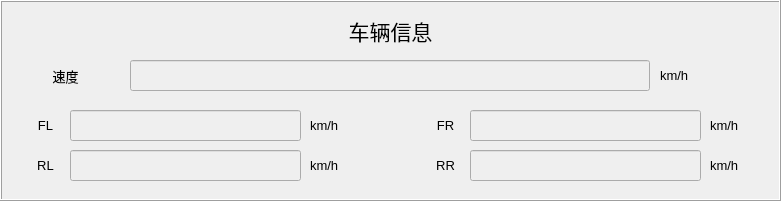
   <widget class="QFrame" name="frame_3">
    <property name="geometry">
     <rect>
      <x>280</x>
      <y>630</y>
      <width>781</width>
      <height>201</height>
     </rect>
    </property>
    <property name="sizePolicy">
     <sizepolicy hsizetype="Fixed" vsizetype="Fixed">
      <horstretch>0</horstretch>
      <verstretch>0</verstretch>
     </sizepolicy>
    </property>
    <property name="frameShape">
     <enum>QFrame::Box</enum>
    </property>
    <property name="frameShadow">
     <enum>QFrame::Raised</enum>
    </property>
    <widget class="QLabel" name="label_41">
     <property name="geometry">
      <rect>
       <x>10</x>
       <y>10</y>
       <width>761</width>
       <height>41</height>
      </rect>
     </property>
     <property name="sizePolicy">
      <sizepolicy hsizetype="Fixed" vsizetype="Fixed">
       <horstretch>0</horstretch>
       <verstretch>0</verstretch>
      </sizepolicy>
     </property>
     <property name="font">
      <font>
       <pointsize>16</pointsize>
       <weight>50</weight>
       <bold>false</bold>
       <kerning>true</kerning>
      </font>
     </property>
     <property name="text">
      <string>车辆信息</string>
     </property>
     <property name="alignment">
      <set>Qt::AlignCenter</set>
     </property>
    </widget>
    <widget class="QLineEdit" name="LineEdit_VehicleSpeed">
     <property name="enabled">
      <bool>false</bool>
     </property>
     <property name="geometry">
      <rect>
       <x>130</x>
       <y>60</y>
       <width>520</width>
       <height>31</height>
      </rect>
     </property>
     <property name="sizePolicy">
      <sizepolicy hsizetype="Fixed" vsizetype="Fixed">
       <horstretch>0</horstretch>
       <verstretch>0</verstretch>
      </sizepolicy>
     </property>
     <property name="font">
      <font>
       <pointsize>10</pointsize>
       <weight>50</weight>
       <bold>false</bold>
       <kerning>true</kerning>
      </font>
     </property>
     <property name="styleSheet">
      <string notr="true">color:rgb(0, 0, 0)</string>
     </property>
    </widget>
    <widget class="QLabel" name="label_43">
     <property name="enabled">
      <bool>true</bool>
     </property>
     <property name="geometry">
      <rect>
       <x>660</x>
       <y>50</y>
       <width>51</width>
       <height>51</height>
      </rect>
     </property>
     <property name="sizePolicy">
      <sizepolicy hsizetype="Fixed" vsizetype="Fixed">
       <horstretch>0</horstretch>
       <verstretch>0</verstretch>
      </sizepolicy>
     </property>
     <property name="font">
      <font>
       <pointsize>10</pointsize>
       <weight>50</weight>
       <bold>false</bold>
       <kerning>true</kerning>
      </font>
     </property>
     <property name="text">
      <string>km/h</string>
     </property>
    </widget>
    <widget class="QLabel" name="label_10">
     <property name="geometry">
      <rect>
       <x>40</x>
       <y>50</y>
       <width>51</width>
       <height>51</height>
      </rect>
     </property>
     <property name="sizePolicy">
      <sizepolicy hsizetype="Fixed" vsizetype="Fixed">
       <horstretch>0</horstretch>
       <verstretch>0</verstretch>
      </sizepolicy>
     </property>
     <property name="font">
      <font>
       <pointsize>10</pointsize>
       <weight>50</weight>
       <bold>false</bold>
       <kerning>true</kerning>
      </font>
     </property>
     <property name="text">
      <string>速度</string>
     </property>
     <property name="alignment">
      <set>Qt::AlignCenter</set>
     </property>
    </widget>
    <widget class="QLabel" name="label_13">
     <property name="geometry">
      <rect>
       <x>310</x>
       <y>110</y>
       <width>51</width>
       <height>31</height>
      </rect>
     </property>
     <property name="sizePolicy">
      <sizepolicy hsizetype="Fixed" vsizetype="Fixed">
       <horstretch>0</horstretch>
       <verstretch>0</verstretch>
      </sizepolicy>
     </property>
     <property name="font">
      <font>
       <pointsize>10</pointsize>
       <weight>50</weight>
       <bold>false</bold>
       <kerning>true</kerning>
      </font>
     </property>
     <property name="text">
      <string>km/h</string>
     </property>
    </widget>
    <widget class="QLineEdit" name="LineEdit_RLSpeed">
     <property name="enabled">
      <bool>false</bool>
     </property>
     <property name="geometry">
      <rect>
       <x>70</x>
       <y>150</y>
       <width>231</width>
       <height>31</height>
      </rect>
     </property>
     <property name="sizePolicy">
      <sizepolicy hsizetype="Fixed" vsizetype="Fixed">
       <horstretch>0</horstretch>
       <verstretch>0</verstretch>
      </sizepolicy>
     </property>
     <property name="maximumSize">
      <size>
       <width>16777215</width>
       <height>16777215</height>
      </size>
     </property>
     <property name="font">
      <font>
       <pointsize>10</pointsize>
       <weight>50</weight>
       <bold>false</bold>
       <kerning>true</kerning>
      </font>
     </property>
     <property name="styleSheet">
      <string notr="true">color:rgb(0, 0, 0)</string>
     </property>
    </widget>
    <widget class="QLabel" name="label_63">
     <property name="geometry">
      <rect>
       <x>30</x>
       <y>110</y>
       <width>31</width>
       <height>31</height>
      </rect>
     </property>
     <property name="sizePolicy">
      <sizepolicy hsizetype="Fixed" vsizetype="Fixed">
       <horstretch>0</horstretch>
       <verstretch>0</verstretch>
      </sizepolicy>
     </property>
     <property name="font">
      <font>
       <pointsize>10</pointsize>
       <weight>50</weight>
       <bold>false</bold>
       <kerning>true</kerning>
      </font>
     </property>
     <property name="text">
      <string>FL</string>
     </property>
     <property name="alignment">
      <set>Qt::AlignCenter</set>
     </property>
    </widget>
    <widget class="QLineEdit" name="LineEdit_FLSpeed">
     <property name="enabled">
      <bool>false</bool>
     </property>
     <property name="geometry">
      <rect>
       <x>70</x>
       <y>110</y>
       <width>231</width>
       <height>31</height>
      </rect>
     </property>
     <property name="sizePolicy">
      <sizepolicy hsizetype="Fixed" vsizetype="Fixed">
       <horstretch>0</horstretch>
       <verstretch>0</verstretch>
      </sizepolicy>
     </property>
     <property name="maximumSize">
      <size>
       <width>16777215</width>
       <height>16777215</height>
      </size>
     </property>
     <property name="font">
      <font>
       <pointsize>10</pointsize>
       <weight>50</weight>
       <bold>false</bold>
       <kerning>true</kerning>
      </font>
     </property>
     <property name="styleSheet">
      <string notr="true">color:rgb(0, 0, 0)</string>
     </property>
    </widget>
    <widget class="QLabel" name="label_65">
     <property name="geometry">
      <rect>
       <x>30</x>
       <y>150</y>
       <width>31</width>
       <height>31</height>
      </rect>
     </property>
     <property name="sizePolicy">
      <sizepolicy hsizetype="Fixed" vsizetype="Fixed">
       <horstretch>0</horstretch>
       <verstretch>0</verstretch>
      </sizepolicy>
     </property>
     <property name="font">
      <font>
       <pointsize>10</pointsize>
       <weight>50</weight>
       <bold>false</bold>
       <kerning>true</kerning>
      </font>
     </property>
     <property name="text">
      <string>RL</string>
     </property>
     <property name="alignment">
      <set>Qt::AlignCenter</set>
     </property>
    </widget>
    <widget class="QLabel" name="label_15">
     <property name="geometry">
      <rect>
       <x>310</x>
       <y>150</y>
       <width>51</width>
       <height>31</height>
      </rect>
     </property>
     <property name="sizePolicy">
      <sizepolicy hsizetype="Fixed" vsizetype="Fixed">
       <horstretch>0</horstretch>
       <verstretch>0</verstretch>
      </sizepolicy>
     </property>
     <property name="font">
      <font>
       <pointsize>10</pointsize>
       <weight>50</weight>
       <bold>false</bold>
       <kerning>true</kerning>
      </font>
     </property>
     <property name="text">
      <string>km/h</string>
     </property>
    </widget>
    <widget class="QLabel" name="label_12">
     <property name="geometry">
      <rect>
       <x>710</x>
       <y>150</y>
       <width>51</width>
       <height>31</height>
      </rect>
     </property>
     <property name="sizePolicy">
      <sizepolicy hsizetype="Fixed" vsizetype="Fixed">
       <horstretch>0</horstretch>
       <verstretch>0</verstretch>
      </sizepolicy>
     </property>
     <property name="font">
      <font>
       <pointsize>10</pointsize>
       <weight>50</weight>
       <bold>false</bold>
       <kerning>true</kerning>
      </font>
     </property>
     <property name="text">
      <string>km/h</string>
     </property>
    </widget>
    <widget class="QLineEdit" name="LineEdit_RRSpeed">
     <property name="enabled">
      <bool>false</bool>
     </property>
     <property name="geometry">
      <rect>
       <x>470</x>
       <y>150</y>
       <width>231</width>
       <height>31</height>
      </rect>
     </property>
     <property name="sizePolicy">
      <sizepolicy hsizetype="Fixed" vsizetype="Fixed">
       <horstretch>0</horstretch>
       <verstretch>0</verstretch>
      </sizepolicy>
     </property>
     <property name="maximumSize">
      <size>
       <width>16777215</width>
       <height>16777215</height>
      </size>
     </property>
     <property name="font">
      <font>
       <pointsize>10</pointsize>
       <weight>50</weight>
       <bold>false</bold>
       <kerning>true</kerning>
      </font>
     </property>
     <property name="styleSheet">
      <string notr="true">color:rgb(0, 0, 0)</string>
     </property>
    </widget>
    <widget class="QLineEdit" name="LineEdit_FRSpeed">
     <property name="enabled">
      <bool>false</bool>
     </property>
     <property name="geometry">
      <rect>
       <x>470</x>
       <y>110</y>
       <width>231</width>
       <height>31</height>
      </rect>
     </property>
     <property name="sizePolicy">
      <sizepolicy hsizetype="Fixed" vsizetype="Fixed">
       <horstretch>0</horstretch>
       <verstretch>0</verstretch>
      </sizepolicy>
     </property>
     <property name="maximumSize">
      <size>
       <width>16777215</width>
       <height>16777215</height>
      </size>
     </property>
     <property name="font">
      <font>
       <pointsize>10</pointsize>
       <weight>50</weight>
       <bold>false</bold>
       <kerning>true</kerning>
      </font>
     </property>
     <property name="styleSheet">
      <string notr="true">color:rgb(0, 0, 0)</string>
     </property>
    </widget>
    <widget class="QLabel" name="label_67">
     <property name="geometry">
      <rect>
       <x>430</x>
       <y>110</y>
       <width>31</width>
       <height>31</height>
      </rect>
     </property>
     <property name="sizePolicy">
      <sizepolicy hsizetype="Fixed" vsizetype="Fixed">
       <horstretch>0</horstretch>
       <verstretch>0</verstretch>
      </sizepolicy>
     </property>
     <property name="font">
      <font>
       <pointsize>10</pointsize>
       <weight>50</weight>
       <bold>false</bold>
       <kerning>true</kerning>
      </font>
     </property>
     <property name="text">
      <string>FR</string>
     </property>
     <property name="alignment">
      <set>Qt::AlignCenter</set>
     </property>
    </widget>
    <widget class="QLabel" name="label_14">
     <property name="geometry">
      <rect>
       <x>710</x>
       <y>110</y>
       <width>51</width>
       <height>31</height>
      </rect>
     </property>
     <property name="sizePolicy">
      <sizepolicy hsizetype="Fixed" vsizetype="Fixed">
       <horstretch>0</horstretch>
       <verstretch>0</verstretch>
      </sizepolicy>
     </property>
     <property name="font">
      <font>
       <pointsize>10</pointsize>
       <weight>50</weight>
       <bold>false</bold>
       <kerning>true</kerning>
      </font>
     </property>
     <property name="text">
      <string>km/h</string>
     </property>
    </widget>
    <widget class="QLabel" name="label_66">
     <property name="geometry">
      <rect>
       <x>430</x>
       <y>150</y>
       <width>31</width>
       <height>31</height>
      </rect>
     </property>
     <property name="sizePolicy">
      <sizepolicy hsizetype="Fixed" vsizetype="Fixed">
       <horstretch>0</horstretch>
       <verstretch>0</verstretch>
      </sizepolicy>
     </property>
     <property name="font">
      <font>
       <pointsize>10</pointsize>
       <weight>50</weight>
       <bold>false</bold>
       <kerning>true</kerning>
      </font>
     </property>
     <property name="text">
      <string>RR</string>
     </property>
     <property name="alignment">
      <set>Qt::AlignCenter</set>
     </property>
    </widget>
   </widget>
